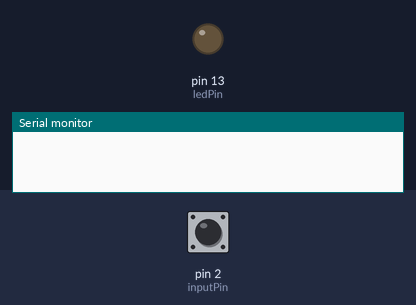
Bench run of a sketch on a simulated Arduino Uno, built with avr-gcc and run on an emulated ATmega328P. Parts: output pins drawn as LEDs (lit = HIGH), the last lines printed to the serial monitor. Dashed ring = blinking. The test bench sets the inputs (shaded band); at power-on: pin 2 (inputPin) HIGH.

Above: at 1.2 s.
1.3 s: pin 2 (inputPin) pulled LOW for 3.2 s
At 6.0 s:
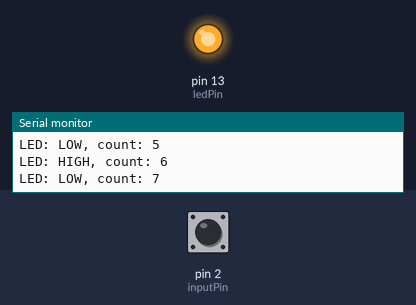
6.3 s: pin 2 (inputPin) pulled LOW for 0.15 s
At 7.5 s:
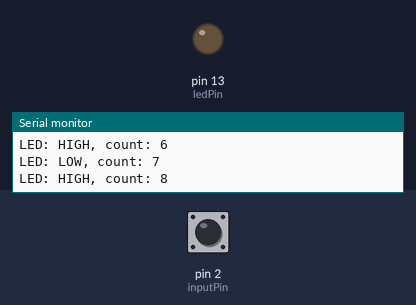
8.3 s: pin 2 (inputPin) driven LOW
At 9.2 s:
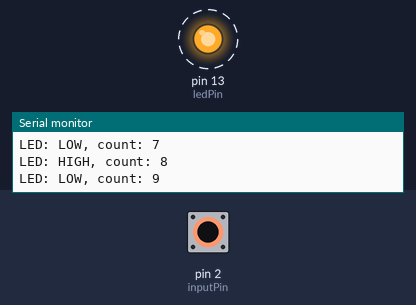
11.3 s: pin 2 (inputPin) driven HIGH
At 12.1 s:
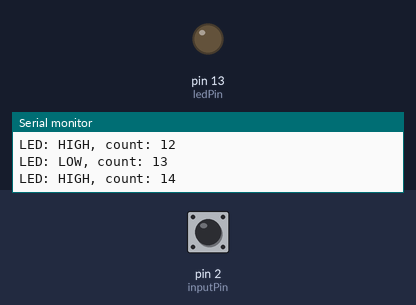
Timing chart, 0 to 13.8 s (numbered marks = the images above; inputs shaded):
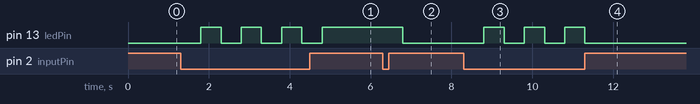

The sketch:

AR08_Switch.ino.ino
```cpp
/*
 예제 5.1
 스위치 입력
*/

// 내장된 LED를 사용하기 위해
// LED pin을 13번으로 설정
const int ledPin = 13;
// 2번 핀을 스위치 입력으로 설정
const int inputPin = 2;

// 스위치 입력 횟수 저장 변수
int count = 0;
String ledS[] ={"LOW", "HIGH"};

void setup() {
  // Arduino 13번 핀에 내장된 LED를 출력으로 설정한다.
  pinMode(ledPin, OUTPUT);
  // 스위치 입력을 위하여 2번핀을 입력으로 설정하고 풀업시킨다.
  pinMode(inputPin, INPUT_PULLUP);
  // 시리얼 통신을 설정한다
  Serial.begin(9600);
}

void loop(){
  int swInput = digitalRead(inputPin);  // 스위치 입력을 받는다
  int ledOutput = digitalRead(ledPin);  // LED의 출력 상태를 확인한다

  if (swInput == LOW){
    delay(400);
    if (ledOutput) {
      Serial.print("LED: ");
      Serial.print(ledS[ledOutput]);
      delay(100);
      digitalWrite(ledPin,LOW);
      // LED가 점등되어 있으면 소등
    }
    else  {
      Serial.print("LED: ");
      Serial.print(ledS[ledOutput]);
      delay(100);
      digitalWrite(ledPin,HIGH);
      // LED가 소등되어 있으면 점등
    }
    ++count;
    // 스위치 입력 횟수를 시리얼 통신으로 전송한다.
    Serial.print(", count: ");
    Serial.println(count);
  }

}
```

Measured:
- after the input at 1.3 s, pin 13 (ledPin): alternates HIGH for 0.50 s and LOW for 0.50 s, 7 changes in all, then stays HIGH, starting after 0.50 s
- after the input at 6.3 s, pin 13 (ledPin): HIGH → LOW after 0.50 s
- after the input at 8.3 s, pin 13 (ledPin): alternates HIGH for 0.50 s and LOW for 0.50 s, starting after 0.50 s
- after the input at 11.3 s, pin 13 (ledPin): goes on until 11.3 s, then stays LOW
